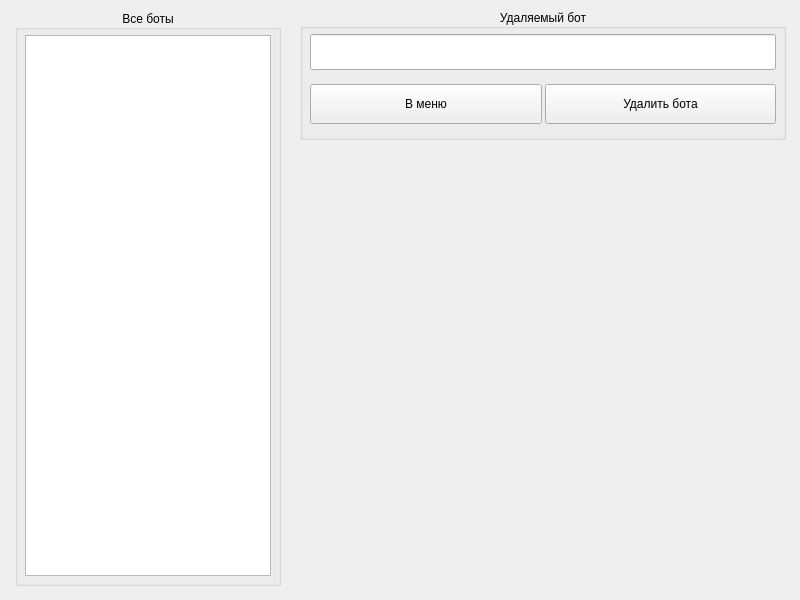
<?xml version="1.0" encoding="UTF-8"?>
<ui version="4.0">
 <class>RemoveBot</class>
 <widget class="QWidget" name="RemoveBot">
  <property name="geometry">
   <rect>
    <x>0</x>
    <y>0</y>
    <width>800</width>
    <height>600</height>
   </rect>
  </property>
  <property name="windowTitle">
   <string>Form</string>
  </property>
  <widget class="QGroupBox" name="list_bots_box">
   <property name="geometry">
    <rect>
     <x>15</x>
     <y>10</y>
     <width>266</width>
     <height>576</height>
    </rect>
   </property>
   <property name="styleSheet">
    <string notr="true">font: 63 10pt &quot;Yu Gothic UI Semibold&quot;;</string>
   </property>
   <property name="title">
    <string>Все боты</string>
   </property>
   <property name="alignment">
    <set>Qt::AlignCenter</set>
   </property>
   <widget class="QListWidget" name="list_bots">
    <property name="geometry">
     <rect>
      <x>10</x>
      <y>25</y>
      <width>246</width>
      <height>541</height>
     </rect>
    </property>
   </widget>
  </widget>
  <widget class="QGroupBox" name="remove_bot_box">
   <property name="geometry">
    <rect>
     <x>300</x>
     <y>9</y>
     <width>486</width>
     <height>131</height>
    </rect>
   </property>
   <property name="styleSheet">
    <string notr="true">font: 63 10pt &quot;Yu Gothic UI Semibold&quot;;</string>
   </property>
   <property name="title">
    <string>Удаляемый бот</string>
   </property>
   <property name="alignment">
    <set>Qt::AlignCenter</set>
   </property>
   <widget class="QLineEdit" name="remove_bot_info">
    <property name="geometry">
     <rect>
      <x>10</x>
      <y>25</y>
      <width>466</width>
      <height>36</height>
     </rect>
    </property>
    <property name="readOnly">
     <bool>true</bool>
    </property>
   </widget>
   <widget class="QWidget" name="horizontalLayoutWidget">
    <property name="geometry">
     <rect>
      <x>10</x>
      <y>70</y>
      <width>466</width>
      <height>51</height>
     </rect>
    </property>
    <layout class="QHBoxLayout" name="buttons_layout">
     <property name="spacing">
      <number>3</number>
     </property>
     <item>
      <widget class="QPushButton" name="exit_to_menu_button">
       <property name="minimumSize">
        <size>
         <width>0</width>
         <height>40</height>
        </size>
       </property>
       <property name="maximumSize">
        <size>
         <width>16777215</width>
         <height>40</height>
        </size>
       </property>
       <property name="styleSheet">
        <string notr="true">font: 63 11pt &quot;Yu Gothic UI Semibold&quot;;</string>
       </property>
       <property name="text">
        <string>В меню</string>
       </property>
      </widget>
     </item>
     <item>
      <widget class="QPushButton" name="remove_bot_button">
       <property name="minimumSize">
        <size>
         <width>0</width>
         <height>40</height>
        </size>
       </property>
       <property name="maximumSize">
        <size>
         <width>16777215</width>
         <height>40</height>
        </size>
       </property>
       <property name="styleSheet">
        <string notr="true">font: 63 11pt &quot;Yu Gothic UI Semibold&quot;;</string>
       </property>
       <property name="text">
        <string>Удалить бота</string>
       </property>
      </widget>
     </item>
    </layout>
   </widget>
  </widget>
 </widget>
 <resources/>
 <connections/>
</ui>
